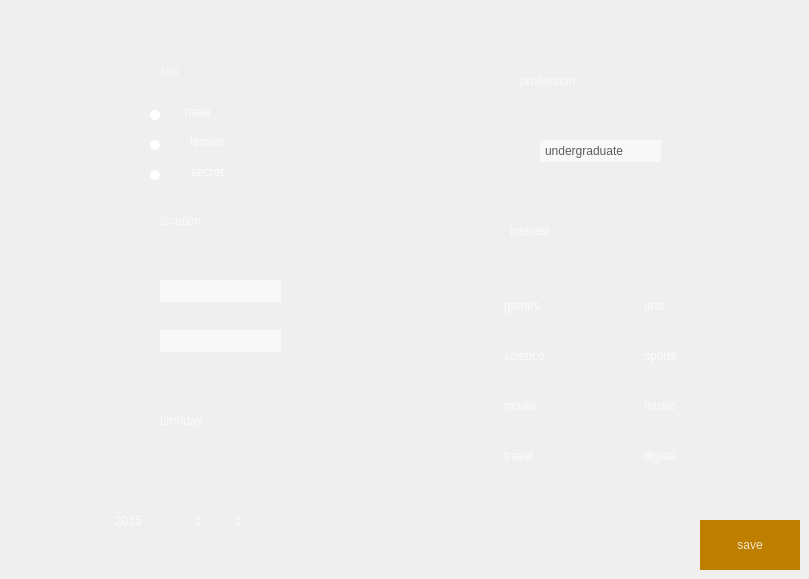
     <widget class="QWidget" name="setting_tab">
      <attribute name="title">
       <string>5</string>
      </attribute>
      <widget class="QComboBox" name="comboBox_5">
       <property name="geometry">
        <rect>
         <x>110</x>
         <y>510</y>
         <width>69</width>
         <height>22</height>
        </rect>
       </property>
       <property name="styleSheet">
        <string notr="true">QComboBox{border:0px;outline: 0px;font: 14pt &quot;Century Gothic&quot;;color: rgba(255, 255, 255, 200);}
QComboBox{background-color:transparent;}
QComboBox::down-arrow{image:url(:/small_unit/down.png);}
QComboBox::drop-down{border:0px;}
QComboBox::drop-down{background:transparent;}
QComboBox QAbstractItemView {    
	  
	color:rgba(0, 0, 0, 192);
	background-color:rgb(255, 250, 250);
      selection-background-color:rgba(0, 0, 0, 64)
  }
QScrollBar:vertical
{
    width:3px;
    background:rgb(158, 158, 158);
    margin:0px,0px,0px,0px;
    padding-top:0px; 
    padding-bottom:0px;
}
QScrollBar::handle:vertical
{
    width:3px;
    background:rgb(144, 144, 144);
    border-radius:2px;  
    min-height:20;
}
QScrollBar::handle:vertical:hover
{
    width:5px;
    background:rgba(0,0,0,50%); 
    border-radius:2px;
    min-height:20;
}
QScrollBar::add-line:vertical   
{
    height:0px;width:0px;
    subcontrol-position:bottom;
}
QScrollBar::sub-line:vertical   
{
    height:0px;width:0px;
    subcontrol-position:top;
}</string>
       </property>
       <item>
        <property name="text">
         <string>2015</string>
        </property>
       </item>
       <item>
        <property name="text">
         <string>2014</string>
        </property>
       </item>
       <item>
        <property name="text">
         <string>2013</string>
        </property>
       </item>
       <item>
        <property name="text">
         <string>2012</string>
        </property>
       </item>
       <item>
        <property name="text">
         <string>2011</string>
        </property>
       </item>
       <item>
        <property name="text">
         <string>2010</string>
        </property>
       </item>
       <item>
        <property name="text">
         <string>2009</string>
        </property>
       </item>
       <item>
        <property name="text">
         <string>2008</string>
        </property>
       </item>
       <item>
        <property name="text">
         <string>2007</string>
        </property>
       </item>
       <item>
        <property name="text">
         <string>2006</string>
        </property>
       </item>
       <item>
        <property name="text">
         <string>2005</string>
        </property>
       </item>
       <item>
        <property name="text">
         <string>2004</string>
        </property>
       </item>
       <item>
        <property name="text">
         <string>2003</string>
        </property>
       </item>
       <item>
        <property name="text">
         <string>2002</string>
        </property>
       </item>
       <item>
        <property name="text">
         <string>2001</string>
        </property>
       </item>
       <item>
        <property name="text">
         <string>2000</string>
        </property>
       </item>
       <item>
        <property name="text">
         <string>1999</string>
        </property>
       </item>
       <item>
        <property name="text">
         <string>1998</string>
        </property>
       </item>
       <item>
        <property name="text">
         <string>1997</string>
        </property>
       </item>
       <item>
        <property name="text">
         <string>1996</string>
        </property>
       </item>
       <item>
        <property name="text">
         <string>1995</string>
        </property>
       </item>
       <item>
        <property name="text">
         <string>1994</string>
        </property>
       </item>
      </widget>
      <widget class="QLabel" name="label_33">
       <property name="geometry">
        <rect>
         <x>510</x>
         <y>210</y>
         <width>121</width>
         <height>41</height>
        </rect>
       </property>
       <property name="styleSheet">
        <string notr="true">color: rgba(255, 255, 255, 180);
font: 24pt &quot;Century Gothic&quot;;</string>
       </property>
       <property name="text">
        <string>interest</string>
       </property>
      </widget>
      <widget class="QCheckBox" name="checkBox_6">
       <property name="geometry">
        <rect>
         <x>620</x>
         <y>290</y>
         <width>121</width>
         <height>31</height>
        </rect>
       </property>
       <property name="styleSheet">
        <string notr="true">
QCheckBox {
spacing: 8px; 
background-color: rgba(255, 255, 255, 0);
font: 14pt &quot;Century Gothic&quot;;
color: rgba(255, 255, 255, 200);
}

QCheckBox::indicator {
	width: 16px;
	height: 16px;
}

QCheckBox::indicator:unchecked {
border-image: url(:/small_unit/unchecked.png);
}

QCheckBox::indicator:checked {
border-image: url(:/small_unit/checked.png);
}</string>
       </property>
       <property name="text">
        <string>arts</string>
       </property>
      </widget>
      <widget class="QLabel" name="label_35">
       <property name="geometry">
        <rect>
         <x>150</x>
         <y>170</y>
         <width>10</width>
         <height>10</height>
        </rect>
       </property>
       <property name="styleSheet">
        <string notr="true">background-color: rgb(255, 255, 255);
border-radius: 5px; </string>
       </property>
       <property name="text">
        <string/>
       </property>
      </widget>
      <widget class="QComboBox" name="comboBox_4">
       <property name="geometry">
        <rect>
         <x>540</x>
         <y>140</y>
         <width>121</width>
         <height>22</height>
        </rect>
       </property>
       <property name="styleSheet">
        <string notr="true">QComboBox{border:0px;outline: 0px;font: 8pt &quot;Century Gothic&quot;;color: rgba(50, 50, 50, 200);}
QComboBox{background-color: rgba(255,255,255,150);}
QComboBox::down-arrow{image:url(:/small_unit/down.png);}
QComboBox::drop-down{border:0px;}
QComboBox::drop-down{background:transparent;}
QComboBox QAbstractItemView {    
	background-color: rgb(233, 255, 255);
      selection-background-color: rgba(64, 64, 64, 192);
  }
QComboBox QScrollBar
{
    width:8px;
    background:rgba(0,0,0,0);
    margin:0px,0px,0px,0px;
    padding-top:9px;  
    padding-bottom:9px;
}

QComboBox QScrollBar::handle:vertical
{
    width:8px;
    background:rgba(0,0,0,25%);
    border-radius:4px;
    min-height:20;
}

QComboBox QScrollBar::handle:vertical:hover
{
    width:8px;
    background:rgba(0,0,0,50%);  
    border-radius:4px;
    min-height:20;
}

QComboBox QScrollBar::add-line:vertical  
{
    height:9px;width:8px;
    border-image:url(:/small_unit/add-line_vertical.png);
    subcontrol-position:bottom;
}

QComboBox QScrollBar::sub-line:vertical   
{
    height:9px;width:8px;
    border-image:url(:/small_unit/sub-line_vertical.png);
    subcontrol-position:top;
}

QComboBox QScrollBar::add-line:vertical:hover 
{
    height:9px;width:8px;
    border-image:url(:/small_unit/add-line_vertical.png);
    subcontrol-position:bottom;
}

QComboBox QScrollBar::sub-line:vertical:hover 
{
    height:9px;width:8px;
    border-image:url(:/small_unit/sub-line_vertical.png);
    subcontrol-position:top;
}
QComboBox QScrollBar::add-page:vertical
{
    background:rgba(0,0,0,10%);
    border-radius:4px;
}
QComboBox QScrollBar::sub-page:vertical
{
    background:rgba(0,0,0,10%);
    border-radius:4px;
} </string>
       </property>
       <item>
        <property name="text">
         <string>undergraduate</string>
        </property>
       </item>
      </widget>
      <widget class="QCheckBox" name="checkBox_4">
       <property name="geometry">
        <rect>
         <x>620</x>
         <y>340</y>
         <width>121</width>
         <height>31</height>
        </rect>
       </property>
       <property name="styleSheet">
        <string notr="true">
QCheckBox {
spacing: 8px; 
background-color: rgba(255, 255, 255, 0);
font: 14pt &quot;Century Gothic&quot;;
color: rgba(255, 255, 255, 200);
}

QCheckBox::indicator {
	width: 16px;
	height: 16px;
}

QCheckBox::indicator:unchecked {
border-image: url(:/small_unit/unchecked.png);
}

QCheckBox::indicator:checked {
border-image: url(:/small_unit/checked.png);
}</string>
       </property>
       <property name="text">
        <string>sports</string>
       </property>
      </widget>
      <widget class="QCheckBox" name="checkBox_2">
       <property name="geometry">
        <rect>
         <x>620</x>
         <y>390</y>
         <width>121</width>
         <height>31</height>
        </rect>
       </property>
       <property name="styleSheet">
        <string notr="true">
QCheckBox {
spacing: 8px; 
background-color: rgba(255, 255, 255, 0);
font: 14pt &quot;Century Gothic&quot;;
color: rgba(255, 255, 255, 200);
}

QCheckBox::indicator {
	width: 16px;
	height: 16px;
}

QCheckBox::indicator:unchecked {
border-image: url(:/small_unit/unchecked.png);
}

QCheckBox::indicator:checked {
border-image: url(:/small_unit/checked.png);
}</string>
       </property>
       <property name="text">
        <string>music</string>
       </property>
      </widget>
      <widget class="QPushButton" name="pushButton">
       <property name="geometry">
        <rect>
         <x>700</x>
         <y>520</y>
         <width>100</width>
         <height>50</height>
        </rect>
       </property>
       <property name="styleSheet">
        <string notr="true">QPushButton 
{ 
	font: 22pt &quot;Century Gothic&quot;;
	background-color: rgb(190, 127, 0);
    color: rgba(255, 255, 255, 200);
	border-radius: 0px; 
}
QPushButton:hover 
{ 
    background-color: rgb(255, 170, 0);
}
QPushButton:pressed
{
	
	background-color: rgba(255, 170, 0, 150);
}</string>
       </property>
       <property name="text">
        <string>save</string>
       </property>
       <property name="flat">
        <bool>true</bool>
       </property>
      </widget>
      <widget class="QCheckBox" name="checkBox">
       <property name="geometry">
        <rect>
         <x>480</x>
         <y>290</y>
         <width>121</width>
         <height>31</height>
        </rect>
       </property>
       <property name="styleSheet">
        <string notr="true">
QCheckBox {
spacing: 8px; 
background-color: rgba(255, 255, 255, 0);
font: 14pt &quot;Century Gothic&quot;;
color: rgba(255, 255, 255, 200);
}

QCheckBox::indicator {
	width: 16px;
	height: 16px;
}

QCheckBox::indicator:unchecked {
border-image: url(:/small_unit/unchecked.png);
}

QCheckBox::indicator:checked {
border-image: url(:/small_unit/checked.png);
}</string>
       </property>
       <property name="text">
        <string>games</string>
       </property>
      </widget>
      <widget class="QLabel" name="label_23">
       <property name="geometry">
        <rect>
         <x>110</x>
         <y>60</y>
         <width>30</width>
         <height>30</height>
        </rect>
       </property>
       <property name="styleSheet">
        <string notr="true">border-image: url(:/icons/User Profile.png);</string>
       </property>
       <property name="text">
        <string/>
       </property>
      </widget>
      <widget class="QLabel" name="label_27">
       <property name="geometry">
        <rect>
         <x>160</x>
         <y>400</y>
         <width>141</width>
         <height>41</height>
        </rect>
       </property>
       <property name="styleSheet">
        <string notr="true">color: rgba(255, 255, 255, 180);
font: 24pt &quot;Century Gothic&quot;;</string>
       </property>
       <property name="text">
        <string>birthday</string>
       </property>
      </widget>
      <widget class="QLabel" name="label_31">
       <property name="geometry">
        <rect>
         <x>520</x>
         <y>60</y>
         <width>161</width>
         <height>41</height>
        </rect>
       </property>
       <property name="styleSheet">
        <string notr="true">color: rgba(255, 255, 255, 180);
font: 24pt &quot;Century Gothic&quot;;</string>
       </property>
       <property name="text">
        <string>profession</string>
       </property>
      </widget>
      <widget class="QLabel" name="label_25">
       <property name="geometry">
        <rect>
         <x>460</x>
         <y>220</y>
         <width>30</width>
         <height>30</height>
        </rect>
       </property>
       <property name="styleSheet">
        <string notr="true">border-image: url(:/icons/Like.png);</string>
       </property>
       <property name="text">
        <string/>
       </property>
      </widget>
      <widget class="QLabel" name="label_29">
       <property name="geometry">
        <rect>
         <x>160</x>
         <y>50</y>
         <width>51</width>
         <height>41</height>
        </rect>
       </property>
       <property name="styleSheet">
        <string notr="true">color: rgba(255, 255, 255, 180);
font: 24pt &quot;Century Gothic&quot;;</string>
       </property>
       <property name="text">
        <string>sex</string>
       </property>
      </widget>
      <widget class="QCheckBox" name="checkBox_5">
       <property name="geometry">
        <rect>
         <x>480</x>
         <y>340</y>
         <width>121</width>
         <height>31</height>
        </rect>
       </property>
       <property name="styleSheet">
        <string notr="true">
QCheckBox {
spacing: 8px; 
background-color: rgba(255, 255, 255, 0);
font: 14pt &quot;Century Gothic&quot;;
color: rgba(255, 255, 255, 200);
}

QCheckBox::indicator {
	width: 16px;
	height: 16px;
}

QCheckBox::indicator:unchecked {
border-image: url(:/small_unit/unchecked.png);
}

QCheckBox::indicator:checked {
border-image: url(:/small_unit/checked.png);
}</string>
       </property>
       <property name="text">
        <string>science</string>
       </property>
      </widget>
      <widget class="QCheckBox" name="checkBox_7">
       <property name="geometry">
        <rect>
         <x>620</x>
         <y>440</y>
         <width>121</width>
         <height>31</height>
        </rect>
       </property>
       <property name="styleSheet">
        <string notr="true">
QCheckBox {
spacing: 8px; 
background-color: rgba(255, 255, 255, 0);
font: 14pt &quot;Century Gothic&quot;;
color: rgba(255, 255, 255, 200);
}

QCheckBox::indicator {
	width: 16px;
	height: 16px;
}

QCheckBox::indicator:unchecked {
border-image: url(:/small_unit/unchecked.png);
}

QCheckBox::indicator:checked {
border-image: url(:/small_unit/checked.png);
}</string>
       </property>
       <property name="text">
        <string>digital</string>
       </property>
      </widget>
      <widget class="QLabel" name="label_30">
       <property name="geometry">
        <rect>
         <x>460</x>
         <y>70</y>
         <width>30</width>
         <height>30</height>
        </rect>
       </property>
       <property name="styleSheet">
        <string notr="true">border-image: url(:/icons/Like.png);</string>
       </property>
       <property name="text">
        <string/>
       </property>
      </widget>
      <widget class="QLabel" name="label_34">
       <property name="geometry">
        <rect>
         <x>110</x>
         <y>210</y>
         <width>30</width>
         <height>38</height>
        </rect>
       </property>
       <property name="styleSheet">
        <string notr="true">border-image: url(:/icons/Location Pin.png);</string>
       </property>
       <property name="text">
        <string/>
       </property>
      </widget>
      <widget class="QCheckBox" name="checkBox_8">
       <property name="geometry">
        <rect>
         <x>480</x>
         <y>440</y>
         <width>121</width>
         <height>31</height>
        </rect>
       </property>
       <property name="styleSheet">
        <string notr="true">
QCheckBox {
spacing: 8px; 
background-color: rgba(255, 255, 255, 0);
font: 14pt &quot;Century Gothic&quot;;
color: rgba(255, 255, 255, 200);
}

QCheckBox::indicator {
	width: 16px;
	height: 16px;
}

QCheckBox::indicator:unchecked {
border-image: url(:/small_unit/unchecked.png);
}

QCheckBox::indicator:checked {
border-image: url(:/small_unit/checked.png);
}</string>
       </property>
       <property name="text">
        <string>travel</string>
       </property>
      </widget>
      <widget class="QComboBox" name="comboBox_12">
       <property name="geometry">
        <rect>
         <x>230</x>
         <y>510</y>
         <width>41</width>
         <height>22</height>
        </rect>
       </property>
       <property name="styleSheet">
        <string notr="true">QComboBox{border:0px;outline: 0px;font: 14pt &quot;Century Gothic&quot;;color: rgba(255, 255, 255, 200);}
QComboBox{background-color:transparent;}
QComboBox::down-arrow{image:url(:/small_unit/down.png);}
QComboBox::drop-down{border:0px;}
QComboBox::drop-down{background:transparent;}
QComboBox QAbstractItemView {    
	  
	color:rgba(0, 0, 0, 192);
	background-color:rgb(255, 250, 250);
      selection-background-color:rgba(0, 0, 0, 64)
  }
QScrollBar:vertical
{
    width:3px;
    background:rgb(158, 158, 158);
    margin:0px,0px,0px,0px;
    padding-top:0px; 
    padding-bottom:0px;
}
QScrollBar::handle:vertical
{
    width:3px;
    background:rgb(144, 144, 144);
    border-radius:2px;  
    min-height:20;
}
QScrollBar::handle:vertical:hover
{
    width:5px;
    background:rgba(0,0,0,50%); 
    border-radius:2px;
    min-height:20;
}
QScrollBar::add-line:vertical   
{
    height:0px;width:0px;
    subcontrol-position:bottom;
}
QScrollBar::sub-line:vertical   
{
    height:0px;width:0px;
    subcontrol-position:top;
}</string>
       </property>
       <item>
        <property name="text">
         <string>1</string>
        </property>
       </item>
       <item>
        <property name="text">
         <string>2</string>
        </property>
       </item>
       <item>
        <property name="text">
         <string>3</string>
        </property>
       </item>
       <item>
        <property name="text">
         <string>4</string>
        </property>
       </item>
       <item>
        <property name="text">
         <string>5</string>
        </property>
       </item>
       <item>
        <property name="text">
         <string>6</string>
        </property>
       </item>
       <item>
        <property name="text">
         <string>7</string>
        </property>
       </item>
       <item>
        <property name="text">
         <string>8</string>
        </property>
       </item>
       <item>
        <property name="text">
         <string>9</string>
        </property>
       </item>
       <item>
        <property name="text">
         <string>10</string>
        </property>
       </item>
      </widget>
      <widget class="QLabel" name="label_32">
       <property name="geometry">
        <rect>
         <x>150</x>
         <y>110</y>
         <width>10</width>
         <height>10</height>
        </rect>
       </property>
       <property name="styleSheet">
        <string notr="true">background-color: rgb(255, 255, 255);
border-radius: 5px; </string>
       </property>
       <property name="text">
        <string/>
       </property>
      </widget>
      <widget class="QPushButton" name="pushButton_6">
       <property name="geometry">
        <rect>
         <x>170</x>
         <y>130</y>
         <width>75</width>
         <height>23</height>
        </rect>
       </property>
       <property name="styleSheet">
        <string notr="true">
QPushButton 
{
	background-color: rgba(255, 255, 255, 0);
font: 14pt &quot;Century Gothic&quot;;
color: rgba(255, 255, 255, 200);
	border-radius: 0px; 
}
QPushButton:hover 
{ 
	color: rgba(255, 0, 0, 200);
}
QPushButton:pressed
{
	
	color: rgba(170, 0, 0, 200);
}</string>
       </property>
       <property name="text">
        <string>female</string>
       </property>
       <property name="flat">
        <bool>true</bool>
       </property>
      </widget>
      <widget class="QCheckBox" name="checkBox_3">
       <property name="geometry">
        <rect>
         <x>480</x>
         <y>390</y>
         <width>121</width>
         <height>31</height>
        </rect>
       </property>
       <property name="styleSheet">
        <string notr="true">
QCheckBox {
spacing: 8px; 
background-color: rgba(255, 255, 255, 0);
font: 14pt &quot;Century Gothic&quot;;
color: rgba(255, 255, 255, 200);
}

QCheckBox::indicator {
	width: 16px;
	height: 16px;
}

QCheckBox::indicator:unchecked {
border-image: url(:/small_unit/unchecked.png);
}

QCheckBox::indicator:checked {
border-image: url(:/small_unit/checked.png);
}</string>
       </property>
       <property name="text">
        <string>movie</string>
       </property>
      </widget>
      <widget class="QComboBox" name="comboBox_11">
       <property name="geometry">
        <rect>
         <x>190</x>
         <y>510</y>
         <width>41</width>
         <height>22</height>
        </rect>
       </property>
       <property name="styleSheet">
        <string notr="true">QComboBox{border:0px;outline: 0px;font: 14pt &quot;Century Gothic&quot;;color: rgba(255, 255, 255, 200);}
QComboBox{background-color:transparent;}
QComboBox::down-arrow{image:url(:/small_unit/down.png);}
QComboBox::drop-down{border:0px;}
QComboBox::drop-down{background:transparent;}
QComboBox QAbstractItemView {    
	  
	color:rgba(0, 0, 0, 192);
	background-color:rgb(255, 250, 250);
      selection-background-color:rgba(0, 0, 0, 64)
  }
QScrollBar:vertical
{
    width:3px;
    background:rgb(158, 158, 158);
    margin:0px,0px,0px,0px;
    padding-top:0px; 
    padding-bottom:0px;
}
QScrollBar::handle:vertical
{
    width:3px;
    background:rgb(144, 144, 144);
    border-radius:2px;  
    min-height:20;
}
QScrollBar::handle:vertical:hover
{
    width:5px;
    background:rgba(0,0,0,50%); 
    border-radius:2px;
    min-height:20;
}
QScrollBar::add-line:vertical   
{
    height:0px;width:0px;
    subcontrol-position:bottom;
}
QScrollBar::sub-line:vertical   
{
    height:0px;width:0px;
    subcontrol-position:top;
}</string>
       </property>
       <item>
        <property name="text">
         <string>1</string>
        </property>
       </item>
       <item>
        <property name="text">
         <string>2</string>
        </property>
       </item>
       <item>
        <property name="text">
         <string>3</string>
        </property>
       </item>
       <item>
        <property name="text">
         <string>4</string>
        </property>
       </item>
       <item>
        <property name="text">
         <string>5</string>
        </property>
       </item>
       <item>
        <property name="text">
         <string>6</string>
        </property>
       </item>
       <item>
        <property name="text">
         <string>7</string>
        </property>
       </item>
       <item>
        <property name="text">
         <string>8</string>
        </property>
       </item>
       <item>
        <property name="text">
         <string>9</string>
        </property>
       </item>
       <item>
        <property name="text">
         <string>10</string>
        </property>
       </item>
       <item>
        <property name="text">
         <string>11</string>
        </property>
       </item>
       <item>
        <property name="text">
         <string>12</string>
        </property>
       </item>
      </widget>
      <widget class="QLabel" name="label_24">
       <property name="geometry">
        <rect>
         <x>110</x>
         <y>410</y>
         <width>30</width>
         <height>30</height>
        </rect>
       </property>
       <property name="styleSheet">
        <string notr="true">border-image: url(:/icons/Like.png);</string>
       </property>
       <property name="text">
        <string/>
       </property>
      </widget>
      <widget class="QLabel" name="label_28">
       <property name="geometry">
        <rect>
         <x>150</x>
         <y>140</y>
         <width>10</width>
         <height>10</height>
        </rect>
       </property>
       <property name="styleSheet">
        <string notr="true">background-color: rgb(255, 255, 255);
border-radius: 5px; </string>
       </property>
       <property name="text">
        <string/>
       </property>
      </widget>
      <widget class="QPushButton" name="pushButton_5">
       <property name="geometry">
        <rect>
         <x>160</x>
         <y>100</y>
         <width>75</width>
         <height>23</height>
        </rect>
       </property>
       <property name="styleSheet">
        <string notr="true">
QPushButton 
{
	background-color: rgba(255, 255, 255, 0);
font: 14pt &quot;Century Gothic&quot;;
color: rgba(255, 255, 255, 200);
	border-radius: 0px; 
}
QPushButton:hover 
{ 
	color: rgba(255, 0, 0, 200);
}
QPushButton:pressed
{
	
	color: rgba(170, 0, 0, 200);
}</string>
       </property>
       <property name="text">
        <string>male</string>
       </property>
       <property name="flat">
        <bool>true</bool>
       </property>
      </widget>
      <widget class="QPushButton" name="pushButton_7">
       <property name="geometry">
        <rect>
         <x>170</x>
         <y>160</y>
         <width>75</width>
         <height>23</height>
        </rect>
       </property>
       <property name="styleSheet">
        <string notr="true">
QPushButton 
{
	background-color: rgba(255, 255, 255, 0);
font: 14pt &quot;Century Gothic&quot;;
color: rgba(255, 255, 255, 200);
	border-radius: 0px; 
}
QPushButton:hover 
{ 
	color: rgba(255, 0, 0, 200);
}
QPushButton:pressed
{
	
	color: rgba(170, 0, 0, 200);
}</string>
       </property>
       <property name="text">
        <string>secret</string>
       </property>
       <property name="flat">
        <bool>true</bool>
       </property>
      </widget>
      <widget class="QLabel" name="label_26">
       <property name="geometry">
        <rect>
         <x>160</x>
         <y>200</y>
         <width>141</width>
         <height>41</height>
        </rect>
       </property>
       <property name="styleSheet">
        <string notr="true">color: rgba(255, 255, 255, 180);
font: 24pt &quot;Century Gothic&quot;;</string>
       </property>
       <property name="text">
        <string>location</string>
       </property>
      </widget>
      <widget class="QComboBox" name="citys">
       <property name="geometry">
        <rect>
         <x>160</x>
         <y>330</y>
         <width>121</width>
         <height>22</height>
        </rect>
       </property>
       <property name="styleSheet">
        <string notr="true">QComboBox{border:0px;outline: 0px;font: 8pt &quot;Century Gothic&quot;;color: rgba(50, 50, 50, 200);}
QComboBox{background-color: rgba(255,255,255,150);}
QComboBox::down-arrow{image:url(:/small_unit/down.png);}
QComboBox::drop-down{border:0px;}
QComboBox::drop-down{background:transparent;}
QComboBox QAbstractItemView {    
	color:rgba(255, 255, 255, 192);
	background-color:rgba(255,255,255,150);
      selection-background-color:rgba(64, 64, 64, 64)
  }
QComboBox QScrollBar
{
    width:8px;
    background:rgba(0,0,0,0);
    margin:0px,0px,0px,0px;
    padding-top:9px;  
    padding-bottom:9px;
}

QComboBox QScrollBar::handle:vertical
{
    width:8px;
    background:rgba(0,0,0,25%);
    border-radius:4px;
    min-height:20;
}

QComboBox QScrollBar::handle:vertical:hover
{
    width:8px;
    background:rgba(0,0,0,50%);  
    border-radius:4px;
    min-height:20;
}

QComboBox QScrollBar::add-line:vertical  
{
    height:9px;width:8px;
    border-image:url(:/small_unit/add-line_vertical.png);
    subcontrol-position:bottom;
}

QComboBox QScrollBar::sub-line:vertical   
{
    height:9px;width:8px;
    border-image:url(:/small_unit/sub-line_vertical.png);
    subcontrol-position:top;
}

QComboBox QScrollBar::add-line:vertical:hover 
{
    height:9px;width:8px;
    border-image:url(:/small_unit/add-line_vertical.png);
    subcontrol-position:bottom;
}

QComboBox QScrollBar::sub-line:vertical:hover 
{
    height:9px;width:8px;
    border-image:url(:/small_unit/sub-line_vertical.png);
    subcontrol-position:top;
}
QComboBox QScrollBar::add-page:vertical
{
    background:rgba(0,0,0,10%);
    border-radius:4px;
}
QComboBox QScrollBar::sub-page:vertical
{
    background:rgba(0,0,0,10%);
    border-radius:4px;
} </string>
       </property>
      </widget>
      <widget class="QComboBox" name="provinces">
       <property name="geometry">
        <rect>
         <x>160</x>
         <y>280</y>
         <width>121</width>
         <height>22</height>
        </rect>
       </property>
       <property name="styleSheet">
        <string notr="true">QComboBox{border:0px;outline: 0px;font: 8pt &quot;Century Gothic&quot;;color: rgba(50, 50, 50, 200);}
QComboBox{background-color: rgba(255,255,255,150);}
QComboBox::down-arrow{image:url(:/small_unit/down.png);}
QComboBox::drop-down{border:0px;}
QComboBox::drop-down{background:transparent;}
QComboBox QAbstractItemView {    
	color:rgba(255, 255, 255, 192);
	background-color:rgba(255,255,255,150);
      selection-background-color:rgba(64, 64, 64, 64)
  }
QComboBox QScrollBar
{
    width:8px;
    background:rgba(0,0,0,0);
    margin:0px,0px,0px,0px;
    padding-top:9px;  
    padding-bottom:9px;
}

QComboBox QScrollBar::handle:vertical
{
    width:8px;
    background:rgba(0,0,0,25%);
    border-radius:4px;
    min-height:20;
}

QComboBox QScrollBar::handle:vertical:hover
{
    width:8px;
    background:rgba(0,0,0,50%);  
    border-radius:4px;
    min-height:20;
}

QComboBox QScrollBar::add-line:vertical  
{
    height:9px;width:8px;
    border-image:url(:/small_unit/add-line_vertical.png);
    subcontrol-position:bottom;
}

QComboBox QScrollBar::sub-line:vertical   
{
    height:9px;width:8px;
    border-image:url(:/small_unit/sub-line_vertical.png);
    subcontrol-position:top;
}

QComboBox QScrollBar::add-line:vertical:hover 
{
    height:9px;width:8px;
    border-image:url(:/small_unit/add-line_vertical.png);
    subcontrol-position:bottom;
}

QComboBox QScrollBar::sub-line:vertical:hover 
{
    height:9px;width:8px;
    border-image:url(:/small_unit/sub-line_vertical.png);
    subcontrol-position:top;
}
QComboBox QScrollBar::add-page:vertical
{
    background:rgba(0,0,0,10%);
    border-radius:4px;
}
QComboBox QScrollBar::sub-page:vertical
{
    background:rgba(0,0,0,10%);
    border-radius:4px;
} </string>
       </property>
      </widget>
     </widget>
